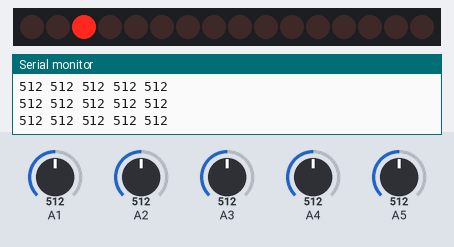
This sketch was run on a simulated Arduino Uno, built with avr-gcc and run on an emulated ATmega328P. On the bench: 16 shift-register outputs drawn as a row of LEDs (first output left, lit = HIGH), the last lines printed to the serial monitor. Wiring (inferred from the names in the program): 2 × shift register (74HC595): data pin 11; shift clock pin 12; latch pin 8. Wiring (inferred from the signals the program sends): row of LEDs: on Q0, Q1, Q2, Q3, Q4, Q5, Q6, Q7, Q8, Q9, Q10, Q11, Q12, Q13, Q14, Q15. The test bench sets the inputs (shaded band); at power-on: A1 = 512, A2 = 512, A3 = 512, A4 = 512, A5 = 512. Random numbers use the default seed unless the sketch sets one.

Above: at 2.88 s.
2.9 s: A1 set to 107
At 3.18 s:
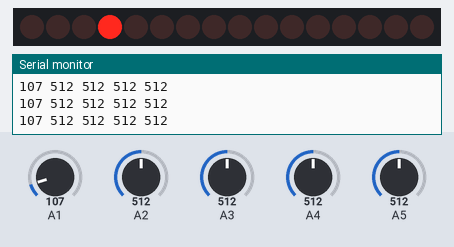
4.8 s: A1 set to 88
At 4.81 s:
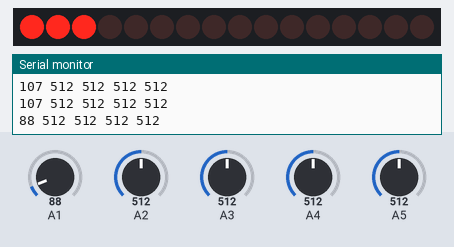
Timing chart, 0 to 12.9 s (numbered marks = the images above; inputs shaded):
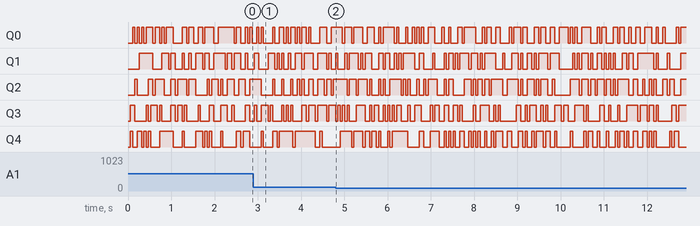

Measured:
- the behaviour switches between 100 and 99 on A1 (found by bisection; images 1 and 2)

The sketch:

potmatchinggame.ino
```cpp
//**************************************************************//
//  Name    : shiftOutCode, Hello World
//  Author  : Carlyn Maw,Tom Igoe, David A. Mellis
//  Date    : 25 Oct, 2006
//  Modified: 23 Mar 2010
//  Version : 2.0
//  Notes   : Code for using a 74HC595 Shift Register           //
//          : to count from 0 to 255
//****************************************************************

//Pin connected to ST_CP of 74HC595
int latchPin = 8; //Pin 12 on 595
//Pin connected to SH_CP of 74HC595
int clockPin = 12; // Pin 11 on 595
////Pin connected to DS of 74HC595
int dataPin = 11;  // Pin 14 on 595
int potPin = 2;

// Pin, Current Value
int potData[5][2] = {
  { 1, 0 },
  { 2, 0 },
  { 3, 0 },
  { 4, 0 },
  { 5, 0 }
};

// Match value, State
int ledStates[5][2] = {
  { 0, 0 },
  { 0, 0 },
  { 0, 0 },
  { 0, 0 },
  { 0, 0 }
};


void setup() {
  //set pins to output so you can control the shift register
  pinMode(latchPin, OUTPUT);
  pinMode(clockPin, OUTPUT);
  pinMode(dataPin, OUTPUT);
  Serial.begin(9600);

  randomSeed(analogRead(0));
  //pot1matchval = random(0,1024);

}

void loop() {
  // count from 0 to 255 and display the number
  // on the LEDs
  //for (int numberToDisplay = 0; numberToDisplay < 32; numberToDisplay++) {

    // take the latchPin low so
    // the LEDs don't change while you're sending in bits:
  // digitalWrite(latchPin, LOW);
    // shift out the bits:
  // shiftOut(dataPin, clockPin, MSBFIRST, numberToDisplay >> 8);
  // shiftOut(dataPin, clockPin, MSBFIRST, numberToDisplay);
    //take the latch pin high so the LEDs will light up:
  // digitalWrite(latchPin, HIGH);
    // pause before next value:
  // Serial.println(numberToDisplay);
 //  delay(100);

  //}

//  delay(10000);
  int LEDValue;
  setSourceLEDs();
  //Serial.print(ledStates[0][1]);
  //Serial.print(ledStates[1][1]);
  //Serial.print(ledStates[2][1]);
  //Serial.print(ledStates[3][1]);
  //Serial.println(ledStates[4][1]);

//  for (int LED = 0; LED < 5; LED++) {
//    Serial.print(ledStates[LED][0]);
//    Serial.print(" ");
//  }
//  Serial.println(" ");

  getPOTValues();

  for (int Pot = 0; Pot < 5; Pot++) {
    Serial.print(potData[Pot][1]);
    Serial.print(" ");
  }
  Serial.println(" ");


//  Serial.println(potValues[1]);

  delay(50);

}

void getPOTValues() {
  for (int Pot = 0; Pot < 5; Pot++) {
    potData[Pot][1] = analogRead(potData[Pot][0]);
  }
}

void setSourceLEDs() {
  int lightsInt;
  lightsInt = random(0,32);

  digitalWrite(latchPin, LOW);
  shiftOut(dataPin, clockPin, MSBFIRST, 0);
  shiftOut(dataPin, clockPin, MSBFIRST, lightsInt);
  digitalWrite(latchPin, HIGH);

  // Loop through each light.
  for (int LED = 0; LED < 5; LED++) {
    // Track the status of each LED
    int LEDState = lightsInt >> LED;
    if ( ( LEDState % 2) == 0) {
      ledStates[LED][1] = false;
    } else {
      ledStates[LED][1] = true;
    }
    // Assign the random value the Pots have to match.
    ledStates[LED][0] = random(0, 1024);
  }
}
```
